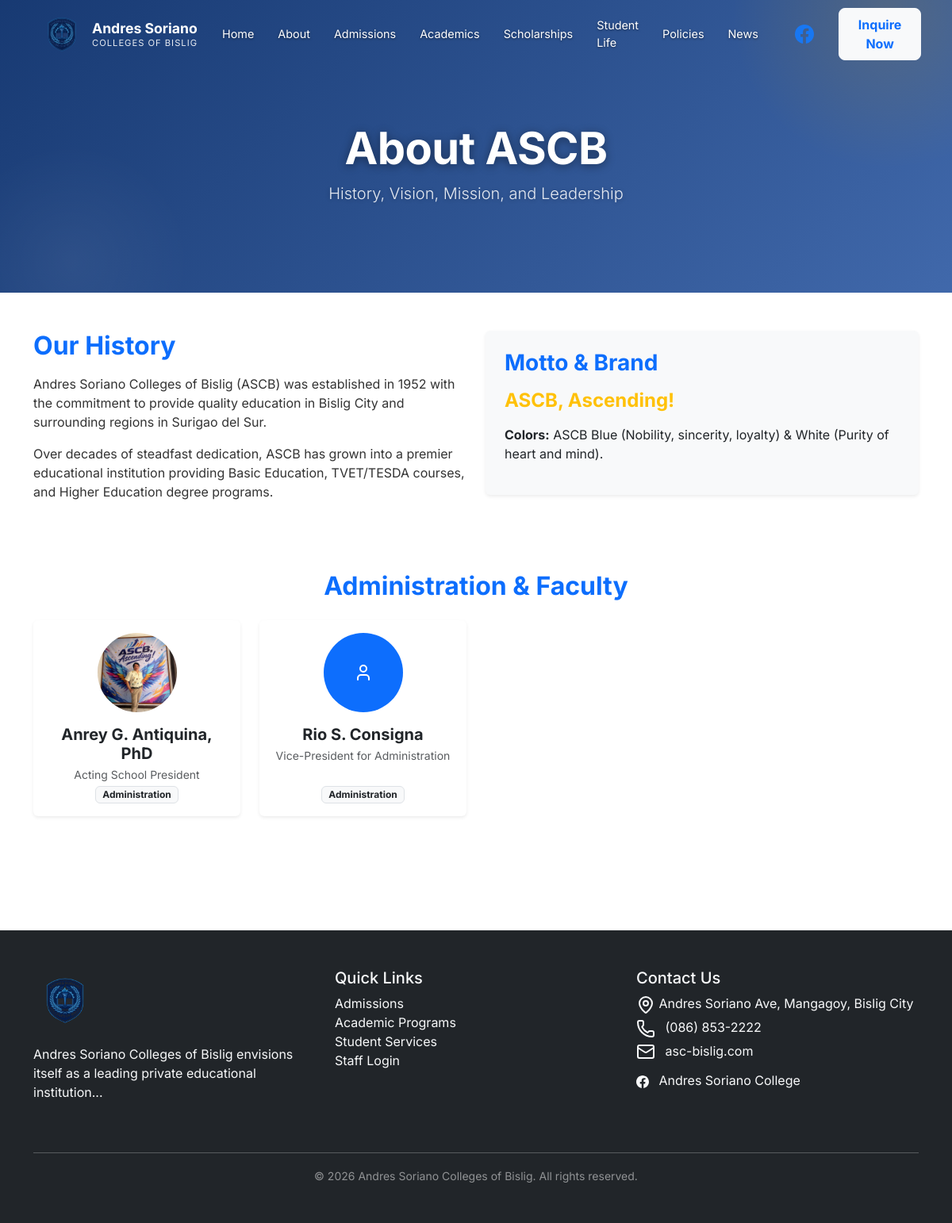
Screenshot of /public_html/about with the database file from the repository.
### tables this page shows
CREATE TABLE `site_identity` (
  `id` int(11) NOT NULL,
  `vision` text DEFAULT NULL,
  `mission` text DEFAULT NULL,
  `motto` varchar(255) DEFAULT NULL,
  `core_values` longtext DEFAULT NULL CHECK (json_valid(`core_values`)),
  `logo_path` varchar(255) DEFAULT NULL,
  `updated_at` timestamp NOT NULL DEFAULT current_timestamp() ON UPDATE current_timestamp()
);

CREATE TABLE `staff_directory` (
  `id` int(11) NOT NULL,
  `name` varchar(100) NOT NULL,
  `position` varchar(100) NOT NULL,
  `department` varchar(100) DEFAULT NULL,
  `photo` varchar(255) DEFAULT NULL,
  `sort_order` int(11) DEFAULT 0,
  `created_at` timestamp NOT NULL DEFAULT current_timestamp()
);

### app/core/Database.php (called while the page is built, shortened)
<?php
class Database {
    private $host = DB_HOST;
    private $user = DB_USER;
    private $pass = DB_PASS;
    private $dbname = DB_NAME;
    private $dbh;
    private $stmt;
    private static $instance = null;
    private function __construct() {
        $dsn = 'mysql:host=' . $this->host . ';dbname=' . $this->dbname . ';charset=utf8mb4';
        $options = array(
            PDO::ATTR_PERSISTENT => false,
            PDO::ATTR_ERRMODE => PDO::ERRMODE_EXCEPTION,
            PDO::ATTR_DEFAULT_FETCH_MODE => PDO::FETCH_OBJ
        );
        try {
            $this->dbh = new PDO($dsn, $this->user, $this->pass, $options);
        } catch(PDOException $e) {
            error_log('Database connection failed: ' . $e->getMessage());
            throw new RuntimeException('Database connection unavailable.', 0, $e);
        }
    }
    public static function getInstance() {
        if (self::$instance == null) {
            self::$instance = new Database();
        }
        return self::$instance;
    }
    public function query($sql) {
        $this->stmt = $this->dbh->prepare($sql);
    }
    public function execute() {
        return $this->stmt->execute();
    }
    public function resultSet() {
        $this->execute();
        return $this->stmt->fetchAll();
    }
    public function single() {
        $this->execute();
        return $this->stmt->fetch();
    }
}

### public_html/views/about.php (the view, shortened to what this page needs)
<?php
$db->query('SELECT * FROM site_identity LIMIT 1');
$identity = $db->single();
$db->query('SELECT * FROM staff_directory ORDER BY id ASC');
$staff = $db->resultSet();
require_once __DIR__ . '/partials/header.php';
?>
<div class="page-hero text-white">
    <div class="container text-center py-4">
        <h1 class="display-4 fw-bold">About ASCB</h1>
        <p class="lead">History, Vision, Mission, and Leadership</p>
    </div>
</div>
<div class="container py-5">
    <div class="row mb-5">
        <div class="col-md-6 mb-4">
            <h2 class="text-primary fw-bold mb-3">Our History</h2>
            <p>Andres Soriano Colleges of Bislig (ASCB) was established in 1952 with the commitment to provide quality education in Bislig City and surrounding regions in Surigao del Sur.</p>
            <p>Over decades of steadfast dedication, ASCB has grown into a premier educational institution providing Basic Education, TVET/TESDA courses, and Higher Education degree programs.</p>
        </div>
        <div class="col-md-6 mb-4">
            <div class="card shadow-sm border-0 bg-light p-4">
                <h3 class="text-primary fw-bold mb-3">Motto & Brand</h3>
                <h4 class="text-warning fw-bold mb-3"><?php echo htmlspecialchars($identity->motto ?? 'ASCB, Ascending!'); ?></h4>
                <p><strong>Colors:</strong> ASCB Blue (Nobility, sincerity, loyalty) & White (Purity of heart and mind).</p>
            </div>
        </div>
    </div>
    <div class="my-5">
        <h2 class="text-center text-primary fw-bold mb-4">Administration & Faculty</h2>
        <div class="row g-4">
            <?php if(empty($staff)): ?>
                <p class="text-center text-muted">Faculty directory will be updated soon.</p>
            <?php else: ?>
                <?php foreach($staff as $person): ?>
                <div class="col-md-3 text-center">
                    <div class="card h-100 shadow-sm border-0 p-3">
                        <?php if($person->photo): ?>
                            <img src="<?php echo URLROOT; ?>/<?php echo htmlspecialchars($person->photo); ?>" class="rounded-circle mx-auto mb-3" style="width: 100px; height: 100px; object-fit: cover;">
                        <?php else: ?>
                            <div class="bg-primary text-white rounded-circle mx-auto mb-3 d-flex align-items-center justify-content-center" style="width: 100px; height: 100px; font-size: 2rem;">
                                <i data-lucide="user"></i>
                            </div>
                        <?php endif; ?>
                        <h5 class="fw-bold mb-1"><?php echo htmlspecialchars($person->name); ?></h5>
                        <p class="text-muted small mb-1"><?php echo htmlspecialchars($person->position); ?></p>
                        <span class="badge bg-light text-dark border align-self-center mt-auto"><?php echo htmlspecialchars($person->department); ?></span>
                    </div>
                </div>
                <?php endforeach; ?>
            <?php endif; ?>
        </div>
    </div>
</div>
<?php require_once __DIR__ . '/partials/footer.php'; ?>

### public_html/assets/css/style.css (style rules this page uses)
:root { --ascb-blue-dark: #0B2F6B; --ascb-blue-main: #1F4E9C; --ascb-gold: #F2A900; --ascb-white: #FFFFFF; --ascb-gray: #f8f9fa; --text-main: #333333; }
body { font-family: 'Inter', sans-serif; color: var(--text-main); margin: 0; padding: 0; }
.page-hero { background: linear-gradient(135deg, rgba(11, 47, 107, 0.95) 0%, rgba(31, 78, 156, 0.85) 100%); padding: 130px 0 70px; position: relative; overflow: hidden; }
.page-hero::before { content: ''; position: absolute; top: -50%; right: -10%; width: 400px; height: 400px; background: radial-gradient(circle, rgba(242, 169, 0, 0.15) 0%, transparent 70%); z-index: 0; }
.page-hero::after { content: ''; position: absolute; bottom: -30%; left: -5%; width: 300px; height: 300px; background: radial-gradient(circle, rgba(255,255,255,0.05) 0%, transparent 70%); z-index: 0; }
.page-hero .container { position: relative; z-index: 1; }
.page-hero h1 { font-weight: 800; letter-spacing: -0.5px; text-shadow: 0 2px 12px rgba(0,0,0,0.4); }
.page-hero p.lead { opacity: 0.88; font-weight: 300; text-shadow: 0 1px 6px rgba(0,0,0,0.3); }

### rows the page displays
site_identity: motto "ASCB, Ascending!"
staff_directory: photo (picture), name "Anrey G. Antiquina, PhD", position "Acting School President", department "Administration"
staff_directory: name "Rio S. Consigna", position "Vice-President for Administration", department "Administration"
